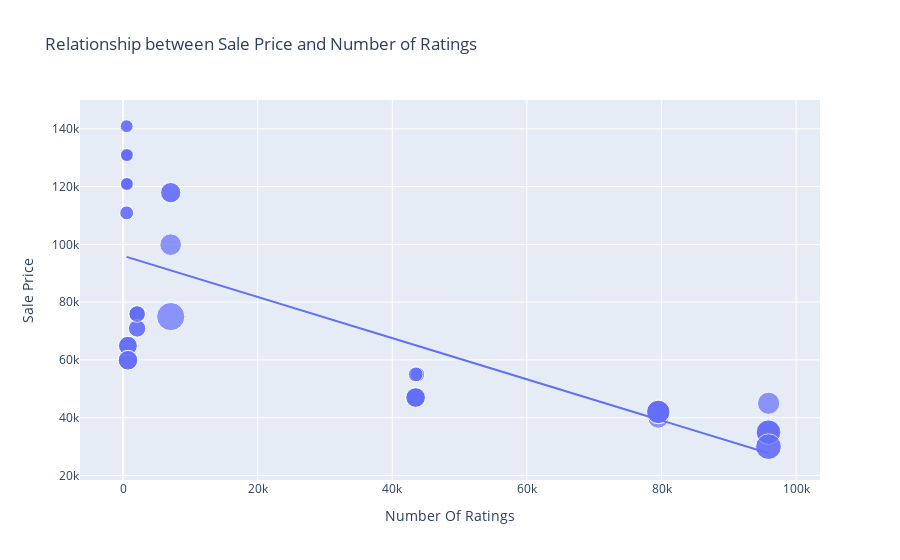

The notebook cell this image was saved under:
### Code cell
figure = px.scatter(data_frame = data, 
                    x = "Number Of Ratings",  
                    y = "Sale Price", 
                    size = 'Discount Percentage', 
                    trendline = 'ols', 
                    title = "Relationship between Sale Price and Number of Ratings")
figure.show()

### Figure 1 — Plotly figure (JSON) as saved in the notebook; plotly's stock layout.template omitted (floating-point values rounded to 4 significant figures)
{"data": [{"hovertemplate": "Number Of Ratings=%{x}<br>Sale Price=%{y}<br>Discount Percentage=%{marker.size}<extra></extra>", "legendgroup": "", "marker": {"color": "#636efa", "size": [0, 0, 0, 0, 0, 0, 0, 0, 0, 20, 16, 20, 20, 20, 0, 0, 0, 0, 29, 15, 0, 15, 17, 18, 6, 6, 13, 6, 14, 10, 7, 6, 6, 13, 13, 10, 10, 6, 14, 6, 10, 6, 11, 11, 10, 14, 7, 6, 6, 6, 8, 8, 24, 22, 22, 22, 8, 24, 14, 14, 14, 14], "sizemode": "area", "sizeref": 0.0725, "symbol": "circle"}, "mode": "markers", "name": "", "orientation": "v", "showlegend": false, "type": "scatter", "x": [3431, 3431, 3431, 11202, 11202, 3431, 3431, 11202, 1454, 79512, 79512, 79582, 79512, 79512, 1078, 1078, 1078, 1078, 7088, 7088, 1078, 7088, 7081, 95909, 542, 580, 740, 545, 740, 2101, 545, 580, 580, 730, 730, 2101, 2101, 580, 740, 580, 2092, 545, 2101, 2092, 2101, 740, 545, 580, 580, 580, 43707, 43707, 95807, 95909, 95807, 95909, 43470, 95909, 43470, 43470, 43470, 43470], "xaxis": "x", "y": [49900, 84900, 84900, 77000, 77000, 49900, 49900, 77000, 89900, 41999, 39999, 41999, 41999, 41999, 131900, 117100, 131900, 117100, 74999, 117900, 117100, 117900, 99900, 44999, 140900, 130900, 64900, 120900, 59900, 75900, 110900, 130900, 120900, 64900, 64900, 75900, 75900, 120900, 59900, 120900, 75900, 140900, 70900, 70900, 75900, 59900, 110900, 120900, 130900, 130900, 54999, 54999, 29999, 34999, 34999, 34999, 54999, 29999, 46999, 46999, 46999, 46999], "yaxis": "y"}, {"hovertemplate": "<b>OLS trendline</b><br>Sale Price = -0.712783 * Number Of Ratings + 96054.8<br>R<sup>2</sup>=0.492139<br><br>Number Of Ratings=%{x}<br>Sale Price=%{y} <b>(trend)</b><extra></extra>", "legendgroup": "", "marker": {"color": "#636efa", "symbol": "circle"}, "mode": "lines", "name": "", "showlegend": false, "type": "scatter", "x": [542, 545, 545, 545, 545, 580, 580, 580, 580, 580, 580, 580, 580, 730, 730, 740, 740, 740, 740, 1078, 1078, 1078, 1078, 1078, 1454, 2092, 2092, 2101, 2101, 2101, 2101, 2101, 3431, 3431, 3431, 3431, 3431, 7081, 7088, 7088, 7088, 11202, 11202, 11202, 43470, 43470, 43470, 43470, 43470, 43707, 43707, 79512, 79512, 79512, 79512, 79582, 95807, 95807, 95909, 95909, 95909, 95909], "xaxis": "x", "y": [95670.0, 95670.0, 95670.0, 95670.0, 95670.0, 95640.0, 95640.0, 95640.0, 95640.0, 95640.0, 95640.0, 95640.0, 95640.0, 95530.0, 95530.0, 95530.0, 95530.0, 95530.0, 95530.0, 95290.0, 95290.0, 95290.0, 95290.0, 95290.0, 95020.0, 94560.0, 94560.0, 94560.0, 94560.0, 94560.0, 94560.0, 94560.0, 93610.0, 93610.0, 93610.0, 93610.0, 93610.0, 91010.0, 91000.0, 91000.0, 91000.0, 88070.0, 88070.0, 88070.0, 65070.0, 65070.0, 65070.0, 65070.0, 65070.0, 64900.0, 64900.0, 39380.0, 39380.0, 39380.0, 39380.0, 39330.0, 27770.0, 27770.0, 27690.0, 27690.0, 27690.0, 27690.0], "yaxis": "y"}], "layout": {"autosize": true, "legend": {"itemsizing": "constant", "tracegroupgap": 0}, "title": {"text": "Relationship between Sale Price and Number of Ratings"}, "xaxis": {"anchor": "y", "autorange": true, "domain": [0, 1], "range": [-5980.0, 103000.0], "title": {"text": "Number Of Ratings"}, "type": "linear"}, "yaxis": {"anchor": "x", "autorange": true, "domain": [0, 1], "range": [11530.0, 153700.0], "title": {"text": "Sale Price"}, "type": "linear"}}}
